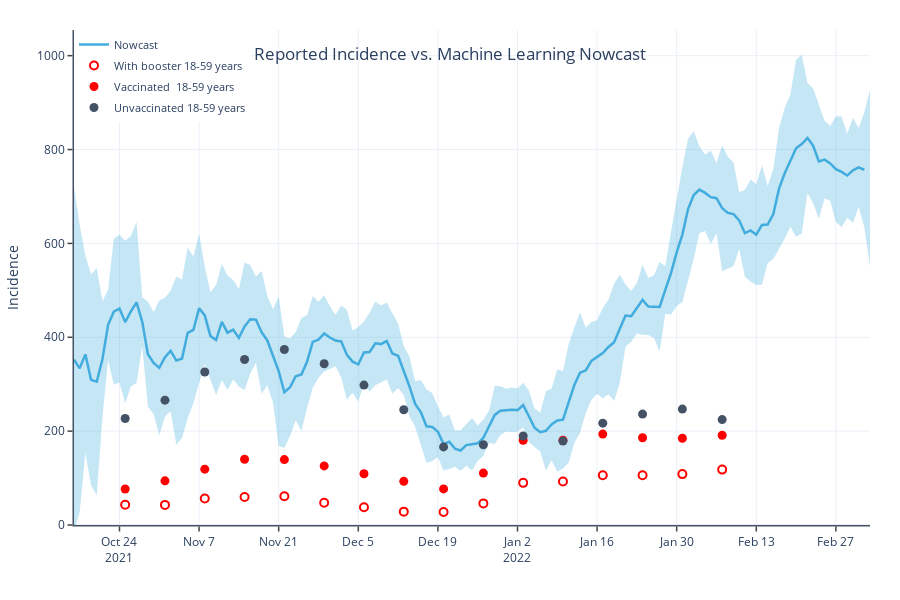

Source (notebook cell):
### Code cell
import plotly.graph_objects as go

default_layout = dict(
    title={"y": 0.92, "x": 0.5, "xanchor": "center", "yanchor": "top"},
    font_size=12,
    autosize=True,
    height=600,
    margin=dict(l=60, r=30, b=75, t=30, pad=0),
    template="plotly_white",
    hovermode="x",
    legend={
        "font_size": 11,
        'x': 0,
        'y': 1,
        "itemclick": "toggleothers",
        "itemdoubleclick": "toggle",
        "tracegroupgap": 2,
    },
    hoverlabel={"font_color": "white", "namelength": -1},
    xaxis={
        "showline": True,
        "linewidth": 1.5,
        "linecolor": "#455266",
        "ticks": "outside",
        "tickwidth": 1.5,
        "rangemode": "nonnegative",
    },
    yaxis={
        "showline": True,
        "linewidth": 1.5,
        "linecolor": "#455266",
        "ticks": "outside",
        "tickwidth": 1.5,
        "rangemode": "nonnegative",
    },
    showlegend=True,
)

i18n = {'de': {
    'booster': 'Mit Auffrischimpfung 18-59 Jahre',
    'base': 'Grundimmunisierte  18-59 Jahre',
    'unvax': 'Ungeimpfte 18-59 Jahre',
    'title': 'Gemeldete Inzidenz vs. Machine Learning Nowcast',
    'y_axis_title': 'Inzidenz',
    'nowcast': 'Nowcast',
    'insecurity': 'Modell Unsicherheit'
}, 'en': {
    'booster': 'With booster 18-59 years',
    'base': 'Vaccinated  18-59 years',
    'unvax': 'Unvaccinated 18-59 years',
    'title': 'Reported Incidence vs. Machine Learning Nowcast',
    'y_axis_title': 'Incidence',
    'nowcast': 'Nowcast',
    'insecurity': 'Confidence interval'
}}

for language, translation in i18n.items():
    fig = go.Figure()

    fig.add_trace(go.Scatter(
        y=predicted_incidence_plot_data['mean'].values[10:] + 2 * predicted_incidence_plot_data['std'].values[10:],
        x=predicted_incidence_plot_data['date'].values[10:],
        showlegend=False,
        legendgroup='nowcast',
        mode='lines',
        marker=dict(color="#444"),
        line=dict(width=0),
        hoverinfo='skip'
    ))
    fig.add_trace(go.Scatter(
        name=translation['insecurity'],
        y=predicted_incidence_plot_data['mean'].values[10:] - 2 * predicted_incidence_plot_data['std'].values[10:],
        x=predicted_incidence_plot_data['date'].values[10:],
        showlegend=False,
        legendgroup='nowcast',
        marker=dict(color="#444"),
        line=dict(width=0),
        mode='lines',
        fillcolor='rgba(65, 172, 221, 0.3)',  #'rgba(68, 68, 68, 0.3)'
        fill='tonexty',
        hoverinfo='skip'
    ))

    fig.add_trace(go.Scatter(
        y=predicted_incidence_plot_data['mean'].values[10:-1],
        x=predicted_incidence_plot_data['date'].values[10:-1],
        name=translation['nowcast'],
        legendgroup='nowcast',
        mode='lines',
        hovertemplate="%{y:.0f}",
        line=dict(width=2.5,
                  color='#41ACDD'  #455266
                  )))

    fig.add_trace(go.Scatter(
        y=reported_incidence['Mit Auffrischimpfung 18-59 Jahre'].values[1:],
        x=reported_incidence['date'].values[1:],
        name=translation['booster'],
        mode='markers',
        hovertemplate="%{y:.0f}",
        marker=dict(size=8,
                    color='white',  #41ACDD
                    line=dict(width=2., color='red')  #DarkSlateGrey
                    )))

    fig.add_trace(go.Scatter(
        y=reported_incidence['Grundimmunisierte  18-59 Jahre'].values[1:],
        x=reported_incidence['date'].values[1:],
        name=translation['base'],
        mode='markers',
        hovertemplate="%{y:.0f}",
        marker=dict(size=9,
                    color='red',  #455266
                    # line=dict(width=1.5, color='DarkSlateGrey')
                    )
    ))

    fig.add_trace(go.Scatter(
        y=reported_incidence['Ungeimpfte 18-59 Jahre'].values[1:],
        x=reported_incidence['date'].values[1:],
        name=translation['unvax'],
        mode='markers',
        hovertemplate="%{y:.0f}",
        marker=dict(size=9,
                    color='#455266',  #red
                    # line=dict(width=1.5, color='DarkSlateGrey')
                    )))

    layout = dict(
        title_text=translation['title'],
        yaxis_title=translation['y_axis_title'],
        hovermode='x unified',
        hoverlabel={'font': {
            'color': 'black',
        }},
    )
    fig.update_layout(default_layout)
    fig.update_layout(layout)
    fig.write_html(f'incidence_nowcast_{language}.html', include_plotlyjs='cdn', full_html=False,
                   config={'responsive': 'true', 'displayModeBar': False})
    
fig.write_image(f"incidence_nowcast.png")
fig.show()

### Figure 1 — Plotly figure (JSON) as saved in the notebook; plotly's stock layout.template omitted (floating-point values rounded to 4 significant figures; data arrays with more than 128 entries replaced by an {"elided": "..."} marker saying what was removed)
{"data": [{"hoverinfo": "skip", "legendgroup": "nowcast", "line": {"width": 0}, "marker": {"color": "#444"}, "mode": "lines", "showlegend": false, "type": "scatter", "x": {"elided": "141 str values"}, "y": {"elided": "141 float values"}}, {"fill": "tonexty", "fillcolor": "rgba(65, 172, 221, 0.3)", "hoverinfo": "skip", "legendgroup": "nowcast", "line": {"width": 0}, "marker": {"color": "#444"}, "mode": "lines", "name": "Confidence interval", "showlegend": false, "type": "scatter", "x": {"elided": "141 str values"}, "y": {"elided": "141 float values"}}, {"hovertemplate": "%{y:.0f}", "legendgroup": "nowcast", "line": {"color": "#41ACDD", "width": 2.5}, "mode": "lines", "name": "Nowcast", "type": "scatter", "x": {"elided": "140 str values"}, "y": {"elided": "140 float values"}}, {"hovertemplate": "%{y:.0f}", "marker": {"color": "white", "line": {"color": "red", "width": 2}, "size": 8}, "mode": "markers", "name": "With booster 18-59 years", "type": "scatter", "x": ["2021-10-25T00:00:00.000000000", "2021-11-01T00:00:00.000000000", "2021-11-08T00:00:00.000000000", "2021-11-15T00:00:00.000000000", "2021-11-22T00:00:00.000000000", "2021-11-29T00:00:00.000000000", "2021-12-06T00:00:00.000000000", "2021-12-13T00:00:00.000000000", "2021-12-20T00:00:00.000000000", "2021-12-27T00:00:00.000000000", "2022-01-03T00:00:00.000000000", "2022-01-10T00:00:00.000000000", "2022-01-17T00:00:00.000000000", "2022-01-24T00:00:00.000000000", "2022-01-31T00:00:00.000000000", "2022-02-07T00:00:00.000000000"], "y": [43.24, 42.87, 56.45, 59.64, 61.13, 47.5, 37.72, 28.44, 27.64, 46.01, 89.78, 92.62, 106.0, 106.1, 108.5, 118.1]}, {"hovertemplate": "%{y:.0f}", "marker": {"color": "red", "size": 9}, "mode": "markers", "name": "Vaccinated  18-59 years", "type": "scatter", "x": ["2021-10-25T00:00:00.000000000", "2021-11-01T00:00:00.000000000", "2021-11-08T00:00:00.000000000", "2021-11-15T00:00:00.000000000", "2021-11-22T00:00:00.000000000", "2021-11-29T00:00:00.000000000", "2021-12-06T00:00:00.000000000", "2021-12-13T00:00:00.000000000", "2021-12-20T00:00:00.000000000", "2021-12-27T00:00:00.000000000", "2022-01-03T00:00:00.000000000", "2022-01-10T00:00:00.000000000", "2022-01-17T00:00:00.000000000", "2022-01-24T00:00:00.000000000", "2022-01-31T00:00:00.000000000", "2022-02-07T00:00:00.000000000"], "y": [76.7, 94.03, 119.0, 140.1, 139.3, 125.9, 109.2, 93.1, 76.94, 110.6, 180.7, 180.8, 193.7, 185.9, 184.8, 191.2]}, {"hovertemplate": "%{y:.0f}", "marker": {"color": "#455266", "size": 9}, "mode": "markers", "name": "Unvaccinated 18-59 years", "type": "scatter", "x": ["2021-10-25T00:00:00.000000000", "2021-11-01T00:00:00.000000000", "2021-11-08T00:00:00.000000000", "2021-11-15T00:00:00.000000000", "2021-11-22T00:00:00.000000000", "2021-11-29T00:00:00.000000000", "2021-12-06T00:00:00.000000000", "2021-12-13T00:00:00.000000000", "2021-12-20T00:00:00.000000000", "2021-12-27T00:00:00.000000000", "2022-01-03T00:00:00.000000000", "2022-01-10T00:00:00.000000000", "2022-01-17T00:00:00.000000000", "2022-01-24T00:00:00.000000000", "2022-01-31T00:00:00.000000000", "2022-02-07T00:00:00.000000000"], "y": [226.8, 266.0, 326.1, 352.6, 374.0, 343.6, 298.1, 245.5, 166.4, 171.1, 189.6, 178.9, 217.0, 236.3, 247.0, 224.6]}], "layout": {"autosize": true, "font": {"size": 12}, "height": 600, "hoverlabel": {"font": {"color": "black"}, "namelength": -1}, "hovermode": "x unified", "legend": {"font": {"size": 11}, "itemclick": "toggleothers", "itemdoubleclick": "toggle", "tracegroupgap": 2, "x": 0, "y": 1}, "margin": {"b": 75, "l": 60, "pad": 0, "r": 30, "t": 30}, "showlegend": true, "title": {"text": "Reported Incidence vs. Machine Learning Nowcast", "x": 0.5, "xanchor": "center", "y": 0.92, "yanchor": "top"}, "xaxis": {"linecolor": "#455266", "linewidth": 1.5, "rangemode": "nonnegative", "showline": true, "ticks": "outside", "tickwidth": 1.5}, "yaxis": {"linecolor": "#455266", "linewidth": 1.5, "rangemode": "nonnegative", "showline": true, "ticks": "outside", "tickwidth": 1.5, "title": {"text": "Incidence"}}}}
